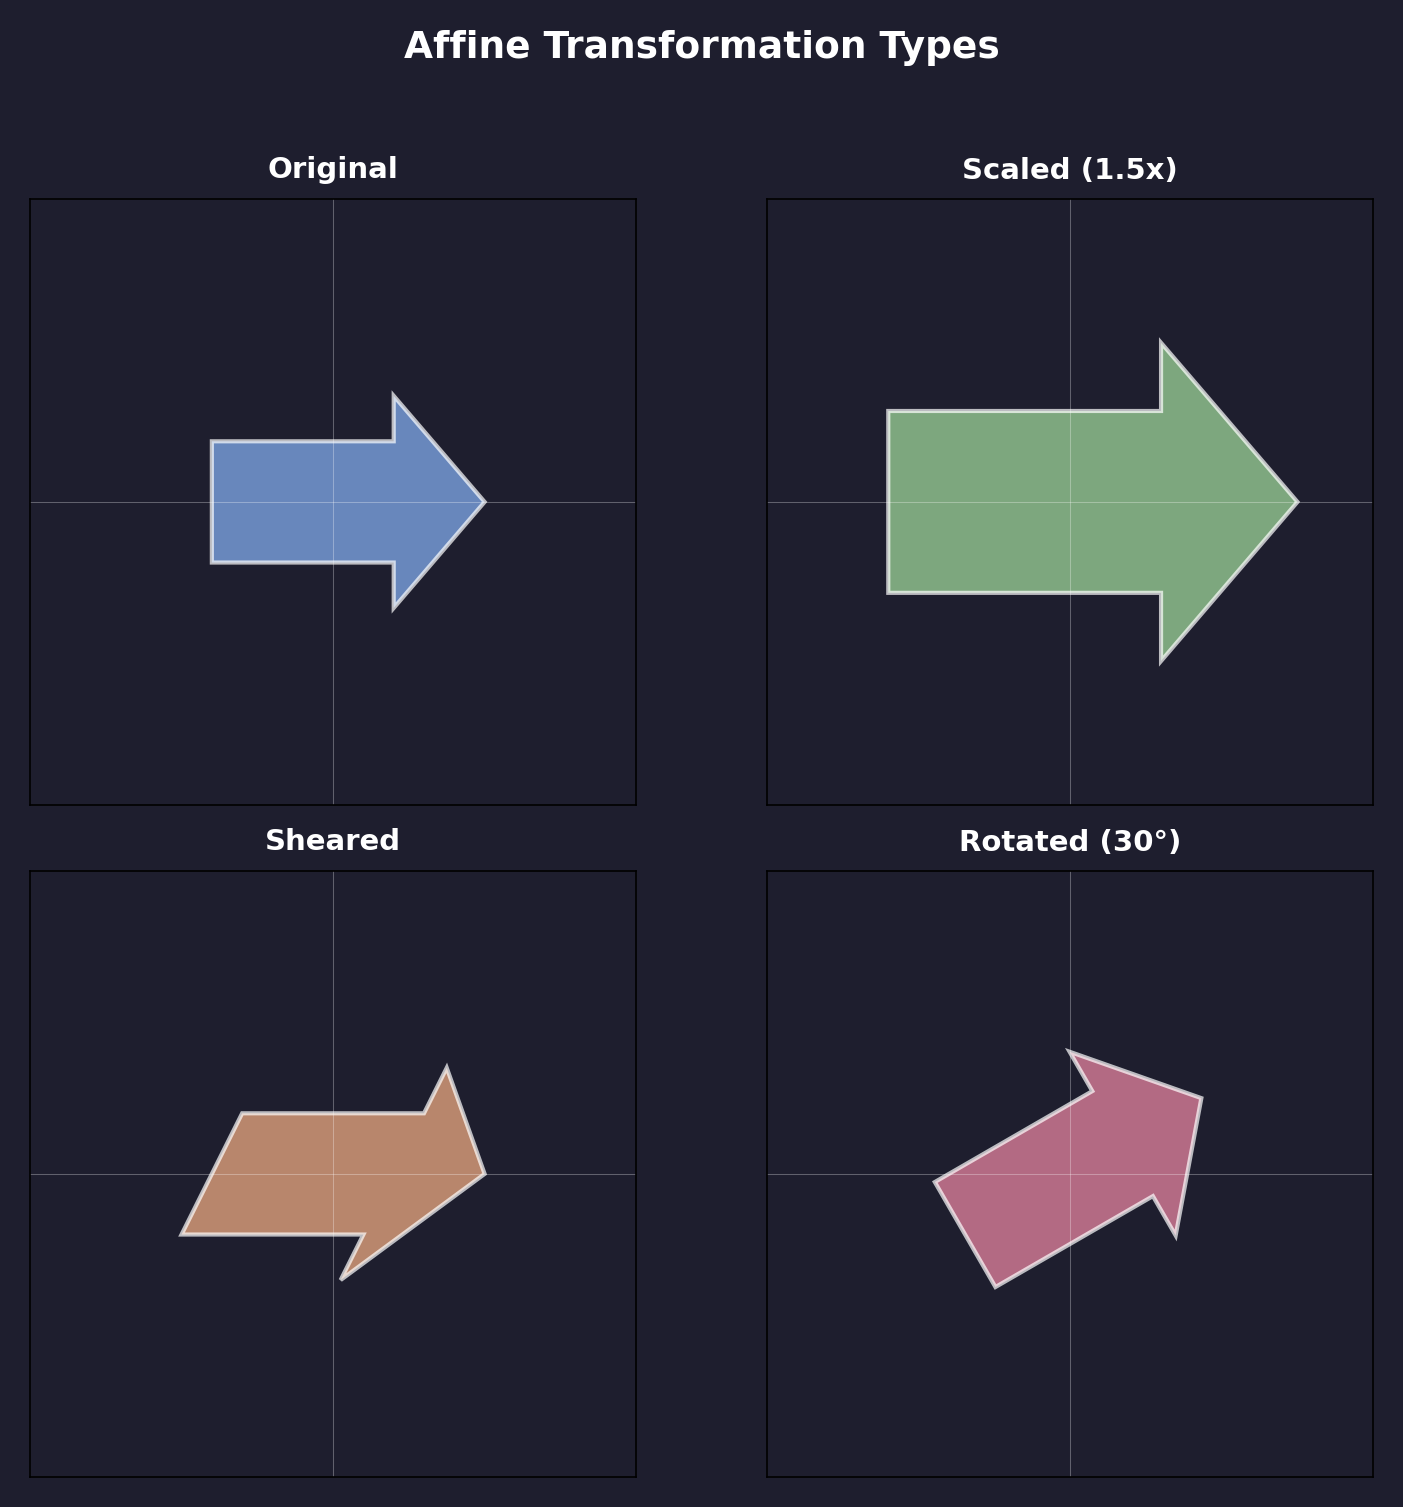

Write the Python code that produced this figure.
import numpy as np
from PIL import Image, ImageDraw
import matplotlib.pyplot as plt

def create_arrow_shape():
    """Create an arrow-like shape to show orientation."""
    # Arrow pointing right, centered at origin
    points = np.array([
        [-40, -20],   # Back top
        [20, -20],    # Front top
        [20, -35],    # Upper arrow notch
        [50, 0],      # Arrow tip
        [20, 35],     # Lower arrow notch
        [20, 20],     # Front bottom
        [-40, 20],    # Back bottom
    ], dtype=np.float64)
    return points

def apply_affine_transform(points, matrix):
    """Apply 2x3 affine transformation matrix to points."""
    # Add homogeneous coordinate
    ones = np.ones((points.shape[0], 1))
    homogeneous = np.hstack([points, ones])
    # Apply transformation
    transformed = (matrix @ homogeneous.T).T
    return transformed

def draw_shape(ax, points, color, label, offset=(0, 0)):
    """Draw a filled polygon on matplotlib axes."""
    # Offset points for display
    display_points = points + np.array(offset)

    # Create closed polygon
    x_coords = np.append(display_points[:, 0], display_points[0, 0])
    y_coords = np.append(display_points[:, 1], display_points[0, 1])

    ax.fill(x_coords, y_coords, color=color, alpha=0.7, edgecolor='white', linewidth=2)
    ax.set_title(label, fontsize=14, fontweight='bold', color='white', pad=10)

# Create figure with 2x2 grid
fig, axes = plt.subplots(2, 2, figsize=(10, 10), facecolor='#1e1e2e')
fig.suptitle('Affine Transformation Types', fontsize=18, fontweight='bold',
             color='white', y=0.98)

# Get the base arrow shape
arrow = create_arrow_shape()

# Define transformation matrices (2x3 format: [a, b, tx; c, d, ty])
transformations = {
    'Original': np.array([
        [1, 0, 0],
        [0, 1, 0]
    ], dtype=np.float64),

    'Scaled (1.5x)': np.array([
        [1.5, 0, 0],
        [0, 1.5, 0]
    ], dtype=np.float64),

    'Sheared': np.array([
        [1, 0.5, 0],  # Horizontal shear
        [0, 1, 0]
    ], dtype=np.float64),

    'Rotated (30°)': np.array([
        [np.cos(np.radians(30)), -np.sin(np.radians(30)), 0],
        [np.sin(np.radians(30)), np.cos(np.radians(30)), 0]
    ], dtype=np.float64),
}

colors = ['#89b4fa', '#a6e3a1', '#fab387', '#f38ba8']

# Apply each transformation and plot
for ax, (name, matrix), color in zip(axes.flat, transformations.items(), colors):
    # Configure subplot
    ax.set_facecolor('#1e1e2e')
    ax.set_xlim(-100, 100)
    ax.set_ylim(-100, 100)
    ax.set_aspect('equal')
    ax.grid(True, alpha=0.2, color='white')
    ax.axhline(y=0, color='white', linewidth=0.5, alpha=0.3)
    ax.axvline(x=0, color='white', linewidth=0.5, alpha=0.3)

    # Remove axis ticks for cleaner look
    ax.set_xticks([])
    ax.set_yticks([])

    # Apply transformation
    transformed = apply_affine_transform(arrow, matrix)

    # Draw the transformed shape
    draw_shape(ax, transformed, color, name)

# Adjust layout
plt.tight_layout(rect=[0, 0, 1, 0.95])

# Save figure
plt.savefig('transformation_comparison.png', dpi=150, facecolor='#1e1e2e',
            bbox_inches='tight', pad_inches=0.2)
plt.close()
